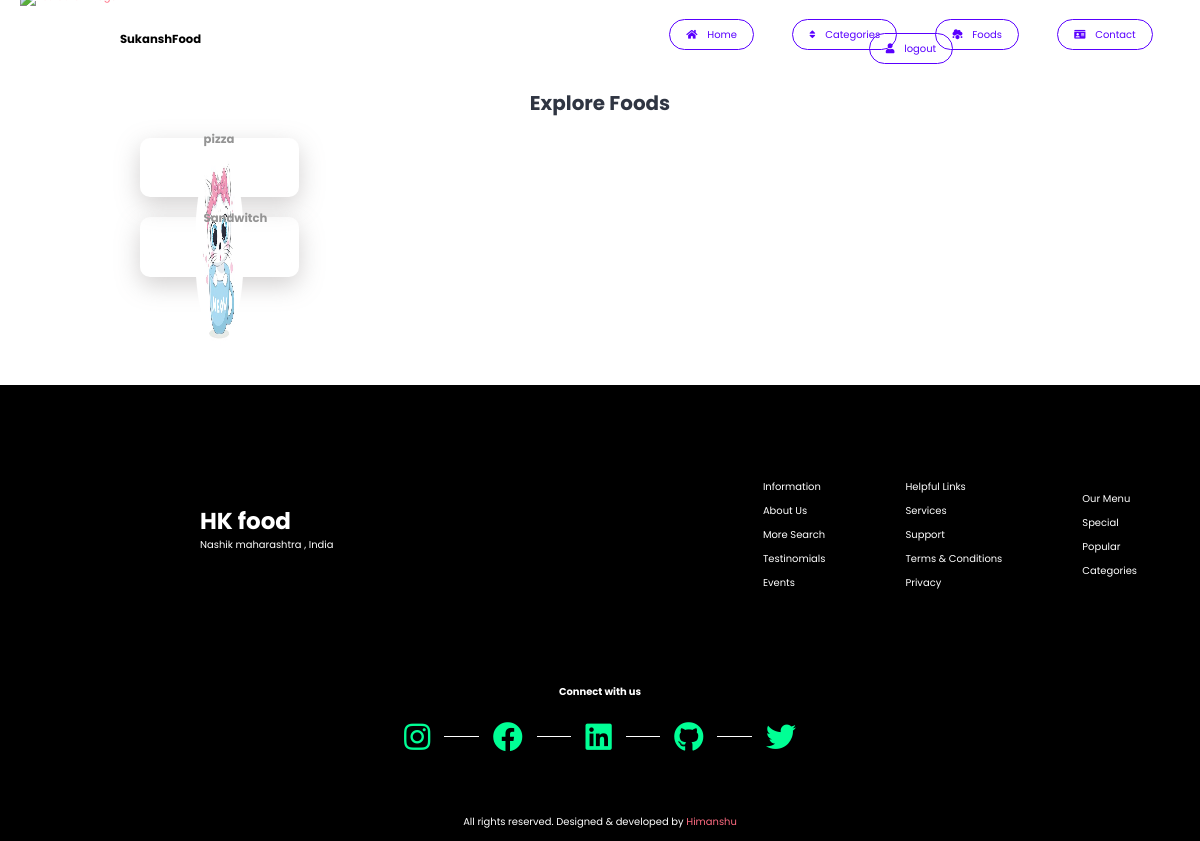
The app's page /category.php with its own data.
### tables this page shows
CREATE TABLE `tbl_category` (
  `id` int(11) NOT NULL,
  `title` varchar(100) NOT NULL,
  `image_name` varchar(255) NOT NULL,
  `featured` varchar(10) NOT NULL,
  `active` varchar(10) NOT NULL
);

### category.php (the view, shortened to what this page needs)
<?php include('../partials-front/login-menu.php') ?>
<section class="categories">
    <div class="container">
        <h2 class="text-center">Explore Foods</h2>
        <?php
        $sql = "SELECT * from tbl_category WHERE active='Yes'";
        $res = mysqli_query($conn, $sql);
        $count = mysqli_num_rows($res);
        if ($count > 0) {
            while ($row = mysqli_fetch_assoc($res)) {
                $id = $row['id'];
                $title = $row['title'];
                $image_name = $row['image_name'];
        ?>
                <a href="<?php echo SITEURL; ?>category-foods.php?category_id=<?php echo $id; ?>">
                    <div class="box-3 float-container">
                        <?php
                        if ($image_name=="") {
                            echo "<div class='error'>Image Not Found...</div>";
                        }
                        else{
                            ?>
                             <img src="<?php echo SITEURL; ?>images/category/<?php echo $image_name; ?>" alt="Pizza" class="img-responsive img-curve" width="200px" height="200px">
                            <?php
                        }
                        ?>
                        <h3 class="float-text text-white"><?php echo $title; ?></h3>
                    </div>
                </a>
        <?php
            }
        } else {
            echo "<div class='error'>Categories Not Found...</div>";
        }
        ?>
    </div>
</section>
<?php include('partials-front/footer.php') ?>

### css/style.css (style rules this page uses)
* { margin: 0 0; padding: 0 0; font-family: "Poppins", sans-serif; scroll-behavior: smooth; transition: 0.4s; }
html { font-size: 62.2%; }
.container { width: 80%; margin: 0 auto; padding: 1%; }
.img-responsive { width: 100%; }
.img-curve { border-radius: 1.5rem; }
.text-center { text-align: center; }
.text-white { color: rgb(148, 148, 148); }
a { color: #ff6b81; text-decoration: none; }
h2 { color: #2f3542; font-size: 2rem; margin-bottom: 2%; }
h3 { font-size: 1 rem; color: black; }
.float-container { position: relative; }
.float-text { position: absolute; bottom: 5rem; left: 40%; }
.categories { padding: 4% 0; width: 100%; }
.categories .container { padding: 4rem; }
.box-3 { margin: 2rem; padding: 1.5rem; display: flex; justify-content: center; align-items: center; color: rgb(255, 255, 255); border-radius: 1rem; box-shadow: rgba(139, 134, 134, 0.377) 0px 8px 24px; width: 13rem; height: 3rem; }
.box-3 img { border-radius: 50%; width: 5rem; }

### records on screen
tbl_category: title "pizza"
tbl_category: image_name (picture), title "Sandwitch"
